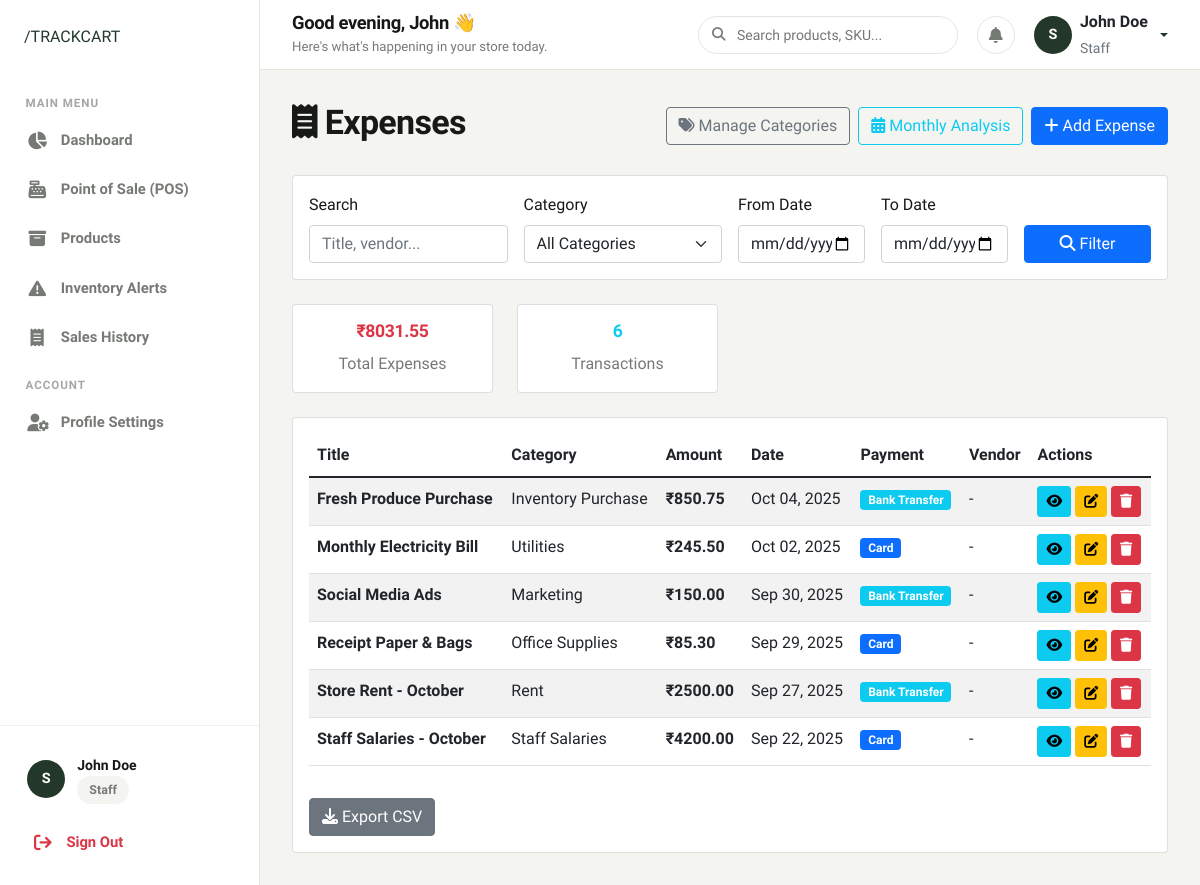
Page /expenses/ (signed in) on the earlier database version.
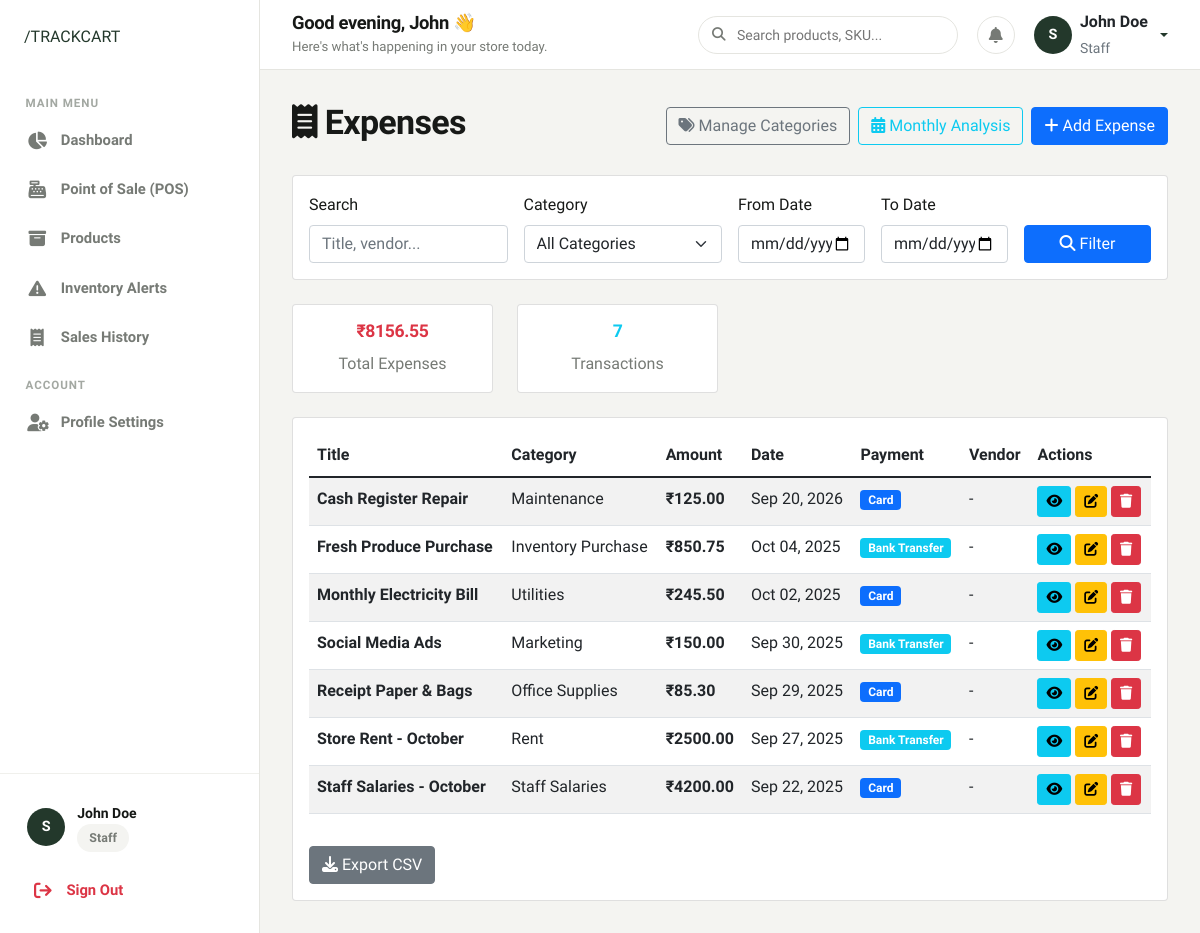
Same page on the later database version.
### expenses/models.py (models this page shows, shortened)
class Expense(models.Model):
    PAYMENT_METHODS = [
        ('cash', 'Cash'),
        ('card', 'Card'),
        ('bank_transfer', 'Bank Transfer'),
        ('cheque', 'Cheque'),
        ('upi', 'UPI'),
    ]
    title = models.CharField(max_length=200)
    category = models.ForeignKey(ExpenseCategory, on_delete=models.PROTECT, related_name='expenses')
    amount = models.DecimalField(max_digits=10, decimal_places=2, validators=[MinValueValidator(Decimal('0.01'))])
    description = models.TextField(blank=True, null=True)
    expense_date = models.DateField()
    payment_method = models.CharField(max_length=20, choices=PAYMENT_METHODS, default='cash')
    vendor_name = models.CharField(max_length=200, blank=True, null=True)
    receipt_number = models.CharField(max_length=100, blank=True, null=True)
    is_recurring = models.BooleanField(default=False)
    recurring_period = models.CharField(max_length=20, blank=True, null=True, help_text="e.g., monthly, weekly")
    created_by = models.ForeignKey(User, on_delete=models.PROTECT)
    created_at = models.DateTimeField(auto_now_add=True)
    updated_at = models.DateTimeField(auto_now=True)
    class Meta:
        ordering = ['-expense_date', '-created_at']

class ExpenseCategory(models.Model):
    name = models.CharField(max_length=100, unique=True)
    description = models.TextField(blank=True, null=True)
    created_at = models.DateTimeField(auto_now_add=True)
    updated_at = models.DateTimeField(auto_now=True)
    class Meta:
        verbose_name_plural = "Expense Categories"
        ordering = ['name']

### expenses/views.py (the view)
# urls.py: path('', views.expense_list, name='expense_list'),
@login_required
def expense_list(request):
    search_query = request.GET.get('search', '')
    category_filter = request.GET.get('category', '')
    date_from = request.GET.get('date_from', '')
    date_to = request.GET.get('date_to', '')
    expenses = Expense.objects.select_related('category', 'created_by')
    if search_query:
        expenses = expenses.filter(
            Q(title__icontains=search_query) |
            Q(description__icontains=search_query) |
            Q(vendor_name__icontains=search_query)
        )
    if category_filter:
        expenses = expenses.filter(category_id=category_filter)
    if date_from:
        expenses = expenses.filter(expense_date__gte=date_from)
    if date_to:
        expenses = expenses.filter(expense_date__lte=date_to)
    total_expenses = expenses.aggregate(total=Sum('amount'))['total'] or 0
    categories = ExpenseCategory.objects.all()
    context = {
        'expenses': expenses[:100],  # Limit for performance
        'categories': categories,
        'total_expenses': total_expenses,
        'search_query': search_query,
        'category_filter': category_filter,
        'date_from': date_from,
        'date_to': date_to,
    }
    return render(request, 'expenses/expense_list.html', context)

### authentication/models.py (called while the page is built)
    @property
    def is_admin(self):
        return self.role == 'admin'

### templates/expenses/expense_list.html (shortened to what the changed rows need)
{% extends 'base.html' %}
{% block content %}
<div class="d-flex justify-content-between align-items-center mb-4">
    <h2><i class="fas fa-receipt me-2"></i>Expenses</h2>
</div>
{% if expenses %}
<div class="row mb-4">
    <div class="col-md-3">
        <div class="card text-center">
            <div class="card-body">
                <h5 class="card-title text-danger">₹{{ total_expenses|floatformat:2 }}</h5>
                <p class="card-text">Total Expenses</p>
            </div>
        </div>
    </div>
    <div class="col-md-3">
        <div class="card text-center">
            <div class="card-body">
                <h5 class="card-title text-info">{{ expenses|length }}</h5>
                <p class="card-text">Transactions</p>
            </div>
        </div>
    </div>
</div>
{% endif %}
<div class="card">
    <div class="card-body">
        <div class="table-responsive">
            <table class="table table-striped" id="expensesTable">
                <thead>
                    <tr>
                        <th>Title</th>
                        <th>Category</th>
                        <th>Amount</th>
                        <th>Date</th>
                        <th>Payment</th>
                        <th>Vendor</th>
                        <th>Actions</th>
                    </tr>
                </thead>
                <tbody>
                    {% for expense in expenses %}
                    <tr>
                        <td>
                            <strong>{{ expense.title }}</strong>
                        </td>
                        <td>{{ expense.category.name }}</td>
                        <td><strong>₹{{ expense.amount }}</strong></td>
                        <td>{{ expense.expense_date|date:"M d, Y" }}</td>
                        <td>
                            <span class="badge bg-{% if expense.payment_method == 'cash' %}success{% elif expense.payment_method == 'card' %}primary{% else %}info{% endif %}">
                                {{ expense.get_payment_method_display }}
                            </span>
                        </td>
                        <td>{{ expense.vendor_name|default:"-" }}</td>
                        <td>
                            <a href="{% url 'expenses:expense_detail' expense.id %}" class="btn btn-sm btn-info">
                                <i class="fas fa-eye"></i>
                            </a>
                            <a href="{% url 'expenses:expense_edit' expense.id %}" class="btn btn-sm btn-warning">
                                <i class="fas fa-edit"></i>
                            </a>
                            <button type="button" class="btn btn-sm btn-danger"
                                    onclick="deleteExpense({{ expense.id }}, '{{ expense.title }}')">
                                <i class="fas fa-trash"></i>
                            </button>
                        </td>
                    </tr>
                    {% empty %}
                    <tr>
                        <td colspan="7" class="text-center text-muted">No expenses found</td>
                    </tr>
                    {% endfor %}
                </tbody>
            </table>
        </div>
    </div>
</div>
{% endblock %}

Differences in the rows shown:
added Expense: title "Cash Register Repair", category.name "Maintenance", amount "125.00", expense_date "Sep 20, 2026", payment_method "Card", vendor_name "-"
Other differences:
{{ total_expenses|floatformat:2 }}: "8031.55" → "8156.55"
{{ expenses|length }}: "6" → "7"
